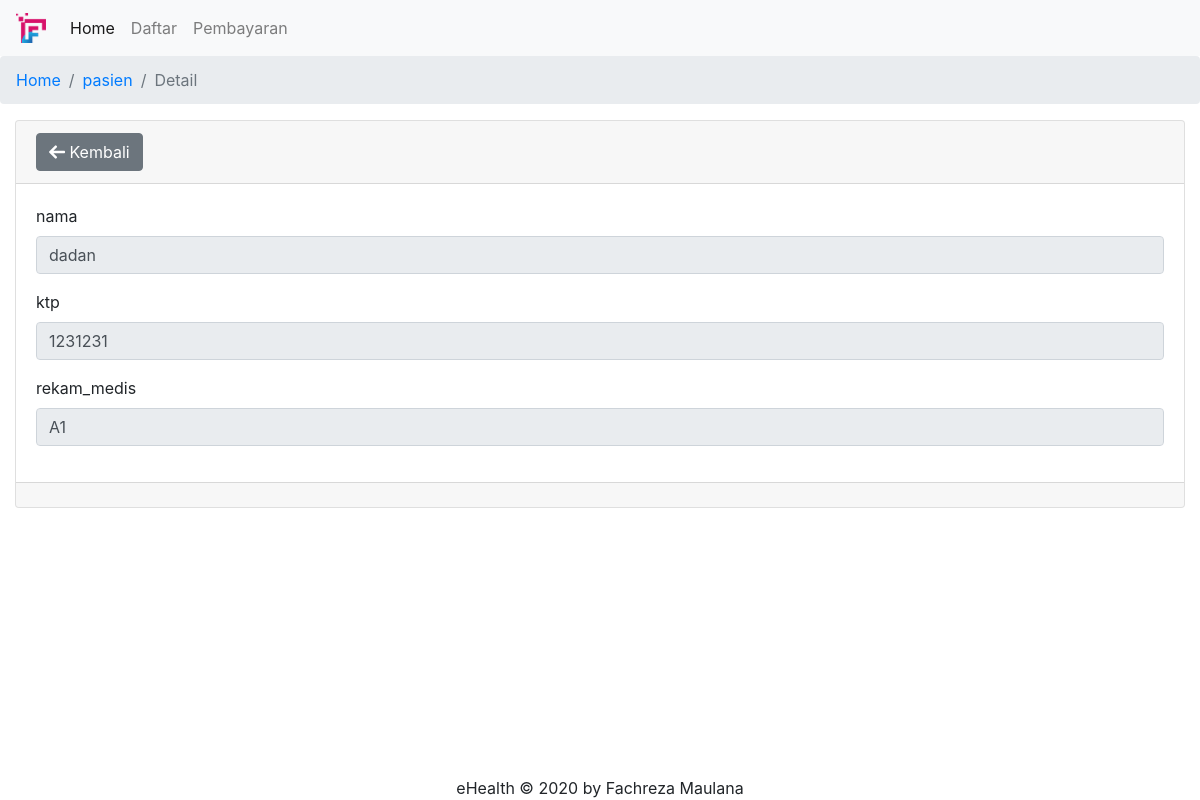
Page /pasien/detail/1 on the committed database.
### tables this page shows
CREATE TABLE `pasien` (
  `id` int(11) NOT NULL AUTO_INCREMENT,
  `rekam_medis` varchar(100) DEFAULT NULL,
  `ktp` varchar(100) DEFAULT NULL,
  `nama` varchar(100) DEFAULT NULL,
  PRIMARY KEY (`id`),
  UNIQUE KEY `UNIQUE_KTP` (`ktp`),
  UNIQUE KEY `UNIQUE_RM` (`rekam_medis`)
);

### application/controllers/Pasien.php (called while the page is built, shortened)
<?php
class Pasien extends CI_Controller{
	function __construct(){
		$this->load->model('Pasien_model');
	}
	function detail(){
		$id	= $this->uri->segment(3);
		$data['title']='FM | Product - Detail';
		$hasil = $this->Pasien_model->getId($id);
		$data['pasien'] = $hasil->row_array();
		$this->load->view('header',$data);
		$this->load->view('pasien_view_detail',$data);
		$this->load->view('footer');
	}
}

### index.php (called while the page is built, shortened)
<?php
require_once BASEPATH.'core/CodeIgniter.php';

### application/models/Pasien_model.php (called while the page is built, shortened)
<?php
class pasien_model extends CI_Model{
	function getId($id){
		$sql = "SELECT * FROM pasien WHERE  id='$id'";
		$data = $this->db->query($sql);
		return $data;
	}
}

### application/views/pasien_view_detail.php (the view)
<nav aria-label="breadcrumb">
	  <ol class="breadcrumb">
	    <li class="breadcrumb-item"><a href="<?php echo site_url() ?>">Home</a></li>
	    <li class="breadcrumb-item"><a href="<?php echo site_url('pasien') ?>">pasien</a></li>
	    <li class="breadcrumb-item active" aria-current="page">Detail</li>
	  </ol>
</nav>
<div class="container-fluid">
	<div class="card">
	  <div class="card-header">
	<a href="<?php echo site_url('pasien') ?>" class="btn btn-secondary"><i class="flaticon2-left-arrow-1"></i> Kembali</a>
		  </div>
	  	<div class="card-body">
	  		<form>
			  <div class="form-group">
			    <label for="nama">nama</label>
			    <input disabled="disabled" value="<?php  echo $pasien['nama'] ?>" autofocus="autofocus" type="text" name="nama" class="form-control" id="nama" placeholder="masukan nama">
			  </div>
			  <div class="form-group">
			    <label for="ktp">ktp</label>
				    <input disabled="disabled" value="<?php  echo $pasien['ktp'] ?>" type="text" name="ktp" class="form-control" id="ktp" placeholder="masukan ktp">
			  </div>
			  <div class="form-group">
			    <label for="ktp">rekam_medis</label>
				    <input disabled="disabled" value="<?php  echo $pasien['rekam_medis'] ?>" type="text" name="rekam_medis" class="form-control" id="rekam_medis" placeholder="masukan rekam_medis">
			  </div>
			</form>
		  </div>
		  <div class="card-footer">
		  </div>
	</div>
</div>

### rows in the picture
pasien: nama "dadan", ktp "1231231", rekam_medis "A1"
